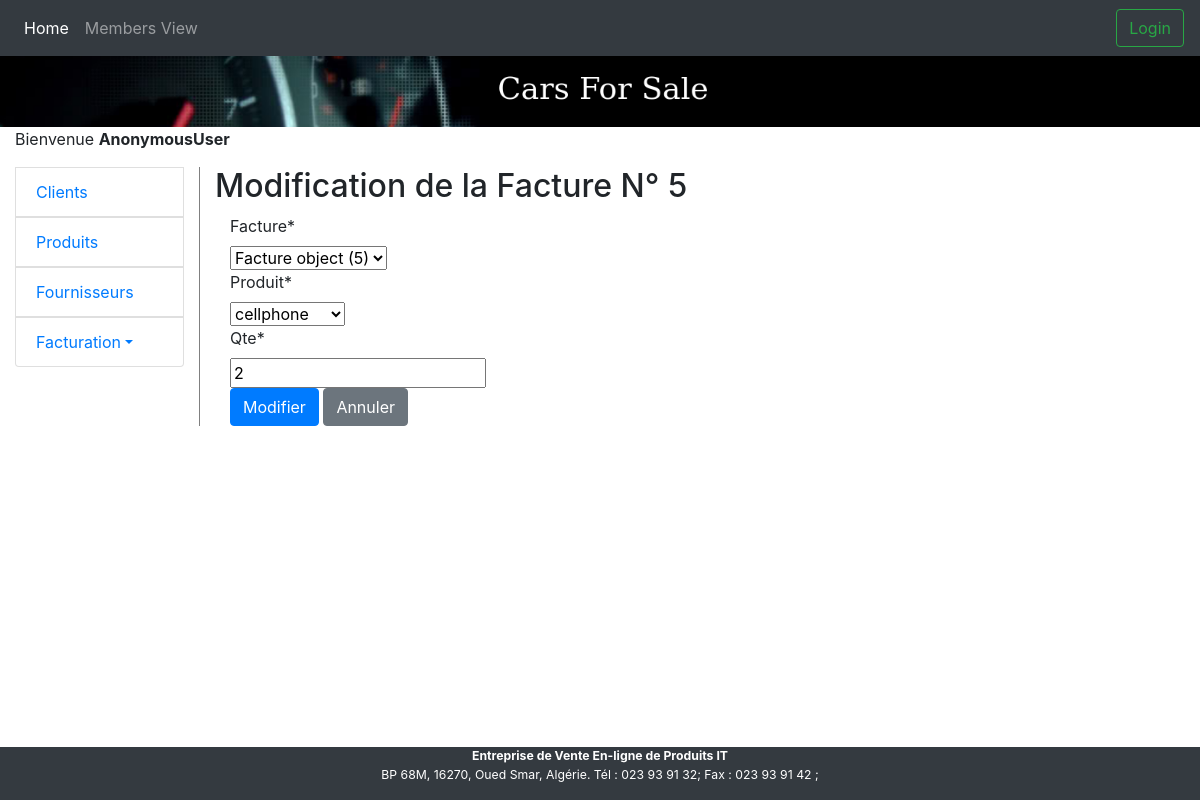
Page /app/lignefacture_update/5/5/ on the committed database.
### app/models.py (models this page shows)
class LigneFacture(models.Model):
    produit = models.ForeignKey(Produit, on_delete=models.CASCADE, related_name='factures')
    qte = models.IntegerField(default=1)
    facture = models.ForeignKey(Facture, on_delete=models.CASCADE, related_name='lignes')
    class Meta:
        constraints = [
            models.UniqueConstraint(fields=['produit', 'facture'], name="produit-facture")
        ]

### app/views.py (the view)
# urls.py: re_path(r'^lignefacture_update/(?P<pk>\d+)/(?P<facture_pk>\d+)/$', views.LigneFactureUpdateView.as_view(), name='lignefacture_update'),
class LigneFactureUpdateView(UpdateView):
    model = LigneFacture
    template_name = 'bill/update.html'
    fields = ['facture', 'produit', 'qte']
    def get_form(self, form_class=None):
        form = super().get_form(form_class)
        form.helper = FormHelper()
        form.fields['facture'] = forms.ModelChoiceField(
            queryset=Facture.objects.filter(id=self.kwargs.get('facture_pk')), initial=0)
        form.helper.add_input(Submit('submit', 'Modifier', css_class='btn-primary'))
        form.helper.add_input(Button('cancel', 'Annuler', css_class='btn-secondary', onclick="window.history.back()"))
        self.success_url = reverse('facture_table_detail', kwargs={'pk': self.kwargs.get('facture_pk')})
        return form

### app/models.py (called while the page is built)
    def __str__(self):
        return self.designation

### app/templates/bill/update.html (shortened to what this page needs)
{% extends './base.html' %}
{% load bootstrap4 django_tables2 crispy_forms_tags %}
{% block content %}
  <h2>Modification de la Facture N° {{ object.id }}</h2>
  <div class="col-lg-5">
	{% crispy form %}
  </div>
{% endblock %}

### rows in the picture
LigneFacture: id "5", facture "Facture object (5)", produit "cellphone", qte "2"

### other values in the picture
{{ user }} "AnonymousUser"
